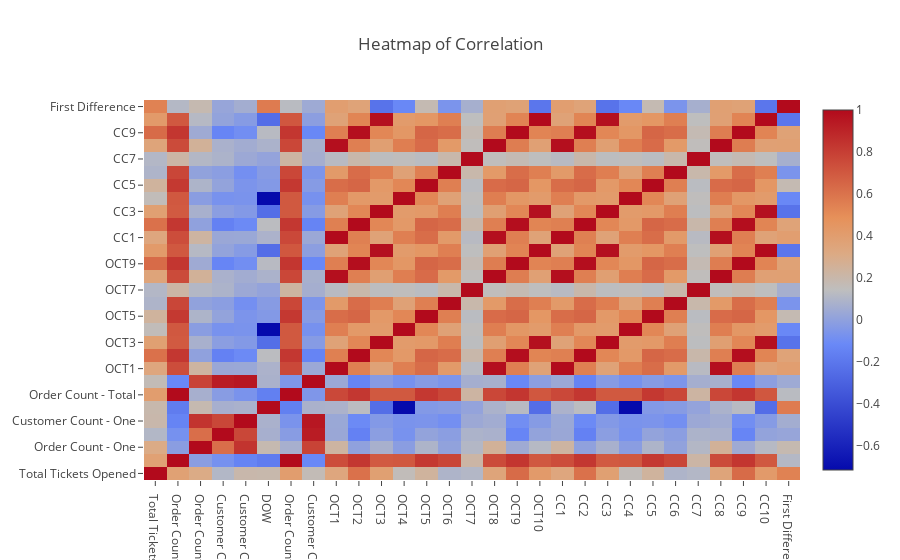

The notebook cell saved with this chart:
### Code cell
# Heatmap of correlation with all features
heatmap_corr(df)

### Figure 1 — Plotly figure (JSON) as saved in the notebook; plotly's stock layout.template omitted (floating-point values rounded to 4 significant figures; data arrays with more than 128 entries replaced by an {"elided": "..."} marker saying what was removed)
{"data": [{"type": "heatmap", "uid": "ad7ebad2-36f7-11e9-8845-acde48001122", "x": ["Total Tickets Opened", "Order Count - Sub", "Order Count - One", "Customer Count - Sub", "Customer Count - One", "DOW", "Order Count - Total", "Customer Count - Total", "OCT1", "OCT2", "OCT3", "OCT4", "OCT5", "OCT6", "OCT7", "OCT8", "OCT9", "OCT10", "CC1", "CC2", "CC3", "CC4", "CC5", "CC6", "CC7", "CC8", "CC9", "CC10", "First Difference"], "y": ["Total Tickets Opened", "Order Count - Sub", "Order Count - One", "Customer Count - Sub", "Customer Count - One", "DOW", "Order Count - Total", "Customer Count - Total", "OCT1", "OCT2", "OCT3", "OCT4", "OCT5", "OCT6", "OCT7", "OCT8", "OCT9", "OCT10", "CC1", "CC2", "CC3", "CC4", "CC5", "CC6", "CC7", "CC8", "CC9", "CC10", "First Difference"], "z": {"elided": "29x29 float values"}}], "layout": {"title": "Heatmap of Correlation", "yaxis": {"automargin": true}}}
